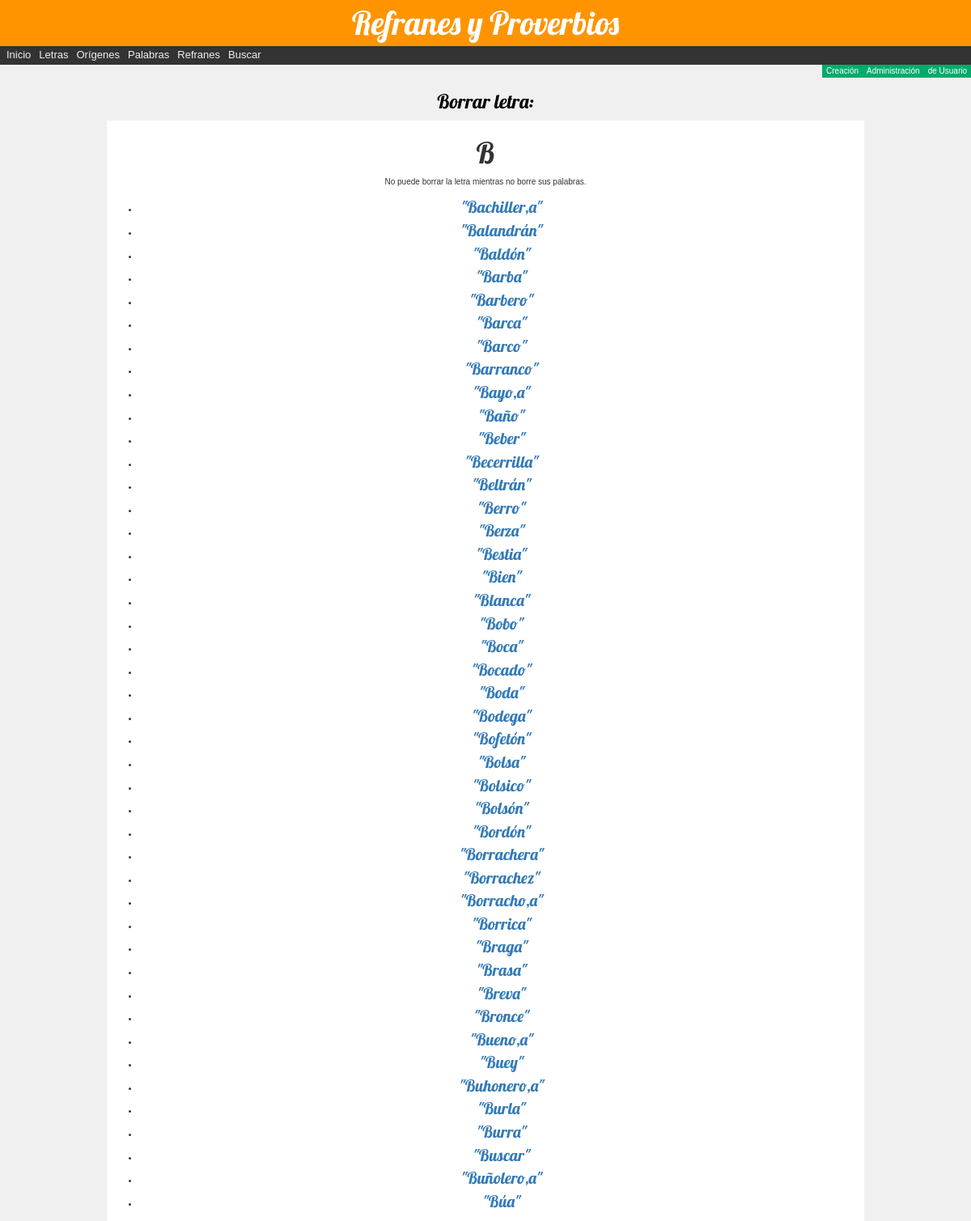
Page /refran/letra/f8e4c0cd-1824-46f8-a52d-1a02d9727d2b/borra/ (signed in) on the committed database.
### refran/models.py (models this page shows, shortened)
class Letra(models.Model):
   id = models.UUIDField(
        primary_key=True,
        default=uuid.uuid4,
        )
   letra = models.CharField(
           'Letra',
           max_length=1,
           unique=True,
           )
   class Meta:
      ordering = ['letra']

class Palabra(models.Model):
   id = models.UUIDField(
        primary_key=True,
        default=uuid.uuid4,
        )
   palabra = models.CharField(
             'Palabra',
             max_length=31,
             )
   significado = models.TextField(
             'Significado',
             max_length=352,
             default="",
             )
   fecha = models.DateField(
           'Registrada',
           default=date.today,
           null=True,
           blank=True
           )
   letra = models.ForeignKey(
           'Letra',
           on_delete=models.RESTRICT,
           null=False
           )
   origen = models.ForeignKey(
            'Origen',
            on_delete=models.RESTRICT,
            null=True
            )
   creador = models.ForeignKey(
             settings.AUTH_USER_MODEL,
             on_delete=models.SET_NULL,
             null=True,
             blank=True
             )
   ESTADOS = (
         ('r', 'Revisión'),
         ('a', 'Aprobada'),
      )
   estado = models.CharField(
            'Estado',
            max_length=1,
            choices=ESTADOS,
            blank=True,
            default='r',
            )
   class Meta:
       ordering = ['palabra','letra','origen','fecha']

### refran/views.py (the view, shortened to what this page needs)
# urls.py: path('letra/<uuid:pk>/borra/', views.LetraBorra.as_view(), name='letra-borra'),
class LetraBorra(PermissionRequiredMixin,DeleteView):
   model = Letra
   success_url = reverse_lazy('letras')
   permission_required='refran.delete_letra'

### refran/templates/refran/letra_confirm_delete.html
{% extends "base_generic.html" %}
{% block content %}
<div class="col-sm-12">
   <div class="titulo_pag">
<h3>Borrar letra:</h3>
   </div>
   <div id="contenido">
   <section>
      <article>
<h1>{{ letra.letra }}</h1>
{% if letra.palabra_set.all %}
   <p>No puede borrar la letra mientras no borre sus palabras. </p>
  <ul>
      {% for palabra in letra.palabra_set.all %}
         <li><a class="palabra" href="{% url 'palabra-detalle' palabra.pk %}">"{{ palabra.palabra }}"</a></li>
      {% endfor %}
   </ul>
{% else %}
   <p>¿Está seguro de querer borrar esta letra?</p>
   <form action="" method="post">
      {% csrf_token %}
      <input type="submit" action="" value="si, borra">
   </form>
{% endif %}
      </article>
   </section>
   </div>
</div>
{% endblock %}

### refran/static/css/estilos.css (style rules this page uses)
body { margin:0; font-family: Arial, Helvetica, sans-serif; background-color:#f0f0f0; font-size:100%; margin:0; padding:0; border:0; }
h1, h2 { font-family: 'Lobster', cursive; }
.titulo_pag { font-family:Lobster; color:#000000; z-index:1; position:relative; text-align:center; font-size:2.5em; padding-top:0.5em; }
#contenido { width:80%; margin: 0 auto; x_background-color:#f9f9f2; x_border-radius: 5rem 5rem 5rem 5rem; }
section { x_border-radius: 5rem 5rem 5rem 5rem; }
article { x_-webkit-box-sizing:border-box; x_-moz-box-sizing:border-box; x_box-sizing:border-box; float:left; height:100%; width:100%; background-color:white; padding:0px; text-align:center; x_border-color:red; x_border-style:double; x_border-radius: 5rem 5rem 5rem 5rem; }
.palabra { margin-top: 5px; margin-botton: 5px; font-family: 'Lobster'; font-size: 15pt; }

### rows in the picture
Letra: letra "B"
Palabra: palabra "Bachiller,a"
Palabra: palabra "Balandrán"
Palabra: palabra "Baldón"
Palabra: palabra "Barba"
Palabra: palabra "Barbero"
Palabra: palabra "Barca"
Palabra: palabra "Barco"
Palabra: palabra "Barranco"
Palabra: palabra "Bayo,a"
Palabra: palabra "Baño"
Palabra: palabra "Beber"
Palabra: palabra "Becerrilla"
Palabra: palabra "Beltrán"
Palabra: palabra "Berro"
Palabra: palabra "Berza"
Palabra: palabra "Bestia"
Palabra: palabra "Bien"
Palabra: palabra "Blanca"
Palabra: palabra "Bobo"
Palabra: palabra "Boca"
Palabra: palabra "Bocado"
Palabra: palabra "Boda"
Palabra: palabra "Bodega"
Palabra: palabra "Bofetón"
Palabra: palabra "Bolsa"
Palabra: palabra "Bolsico"
Palabra: palabra "Bolsón"
Palabra: palabra "Bordón"
Palabra: palabra "Borrachera"
Palabra: palabra "Borrachez"
Palabra: palabra "Borracho,a"
Palabra: palabra "Borrica"
Palabra: palabra "Braga"
Palabra: palabra "Brasa"
Palabra: palabra "Breva"
Palabra: palabra "Bronce"
Palabra: palabra "Bueno,a"
Palabra: palabra "Buey"
Palabra: palabra "Buhonero,a"
Palabra: palabra "Burla"
Palabra: palabra "Burra"
Palabra: palabra "Buscar"
Palabra: palabra "Buñolero,a"
Palabra: palabra "Búa"
